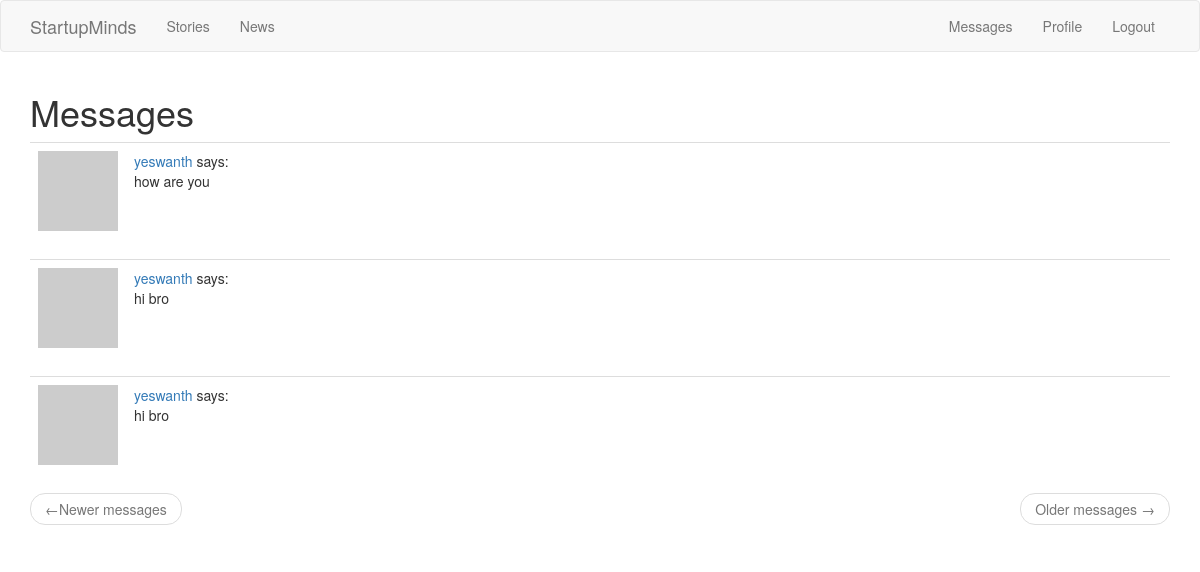
The page /messages/ (signed in) on the database its author committed.
### app/models.py (models this page shows, shortened)
class Message(db.Model):
	__tablename__= 'message'
	message_id = db.Column(db.Integer, primary_key=True)
	sender_id = db.Column(db.Integer, db.ForeignKey('user.user_id'))
	recipient_id = db.Column(db.Integer, db.ForeignKey('user.user_id'))
	body = db.Column(db.String(140))
	timestamp = db.Column(db.DateTime, index=True, default=datetime.utcnow)

class User( UserMixin, db.Model):
	__tablename__ = 'user'
	user_id = db.Column(db.Integer , primary_key=True)
	username = db.Column(db.String(64) ,index=True , unique=True)
	email = db.Column(db.String(64) , index=True , unique=True)
	password_hash = db.Column(db.String(200))
	about_me = db.Column(db.String(200))
	last_seen = db.Column(db.DateTime , default=datetime.utcnow)
	user_category = db.Column(db.String(50) ,default=None)
	sector = db.Column(db.String(50) , default=None)
	posts = db.relationship('Post' , backref='author' , lazy='dynamic')
	stories = db.relationship('Stories' , backref='author' , lazy='dynamic')
	messages_sent = db.relationship('Message' , backref='author', foreign_keys='Message.sender_id' ,lazy='dynamic')
	messages_recieved = db.relationship('Message' , backref='recipient' ,foreign_keys='Message.recipient_id' , lazy='dynamic')
	last_message_read_time = db.Column(db.DateTime)
	followed = db.relationship(
	'User', secondary=followers,
	primaryjoin=(followers.c.follower_id == user_id),
	secondaryjoin=(followers.c.followed_id == user_id),
	backref=db.backref('followers', lazy='dynamic'), lazy='dynamic')
	def avatar(self, size):
		digest = md5(self.email.lower().encode('utf-8')).hexdigest()
		return 'https://www.gravatar.com/avatar/{}?d=identicon&s={}'.format(digest, size)

### app/views.py (the view)
@app.route('/messages/')
@login_required
def messages():
    current_user.last_message_read_time = datetime.utcnow()
    db.session.commit()
    page = request.args.get('page', 1, type=int)
    messages = current_user.messages_recieved.order_by(
        Message.timestamp.desc()).paginate(
            page, app.config['POSTS_PER_PAGE'], False)
    next_url = url_for('messages', page=messages.next_num) \
        if messages.has_next else None
    prev_url = url_for('messages', page=messages.prev_num) \
        if messages.has_prev else None
    return render_template('messages.html', messages=messages.items, next_url=next_url, prev_url=prev_url)

### app/models.py (called while the page is built)
@login.user_loader
def user_loader(user_id):
	return User.query.get(int(user_id))

### app/views.py (called while the page is built)
@app.before_request
def before_request():
	if current_user.is_authenticated:
		current_user.last_seen = datetime.utcnow()
		db.session.commit()

### app/templates/messages.html
{% extends "theme.html" %}
{% block app_content %}
    <h1>Messages</h1>
    {% for post in messages %}
        {% include '_post.html' %}
    {% endfor %}
    <nav aria-label="...">
        <ul class="pager">
            <li class="previous{% if not prev_url %} disabled{% endif %}">
                <a href="{{ prev_url or '#' }}">
                    <span aria-hidden="true">&larr;</span>Newer messages
                </a>
            </li>
            <li class="next{% if not next_url %} disabled{% endif %}">
                <a href="{{ next_url or '#' }}">
                    Older messages <span aria-hidden="true">&rarr;</span>
                </a>
            </li>
        </ul>
    </nav>
{% endblock %}

### app/templates/_post.html
    <table class="table table-hover">
        <tr>
            <td width="70px">
                <a href="{{ url_for('user', username=post.author.username) }}">
                    <img src="{{ post.author.avatar(70) }}" />
                </a>
            </td>
            <td>
                <a href="{{ url_for('user', username=post.author.username) }}">
                    {{ post.author.username }}
                </a>
                says:
                <br>
                {{ post.body }}
            </td>
        </tr>
    </table>

### rows shown on the page
Message: author.username "yeswanth", body "how are you"
Message: author.username "yeswanth", body "hi bro"
Message: author.username "yeswanth", body "hi bro"
